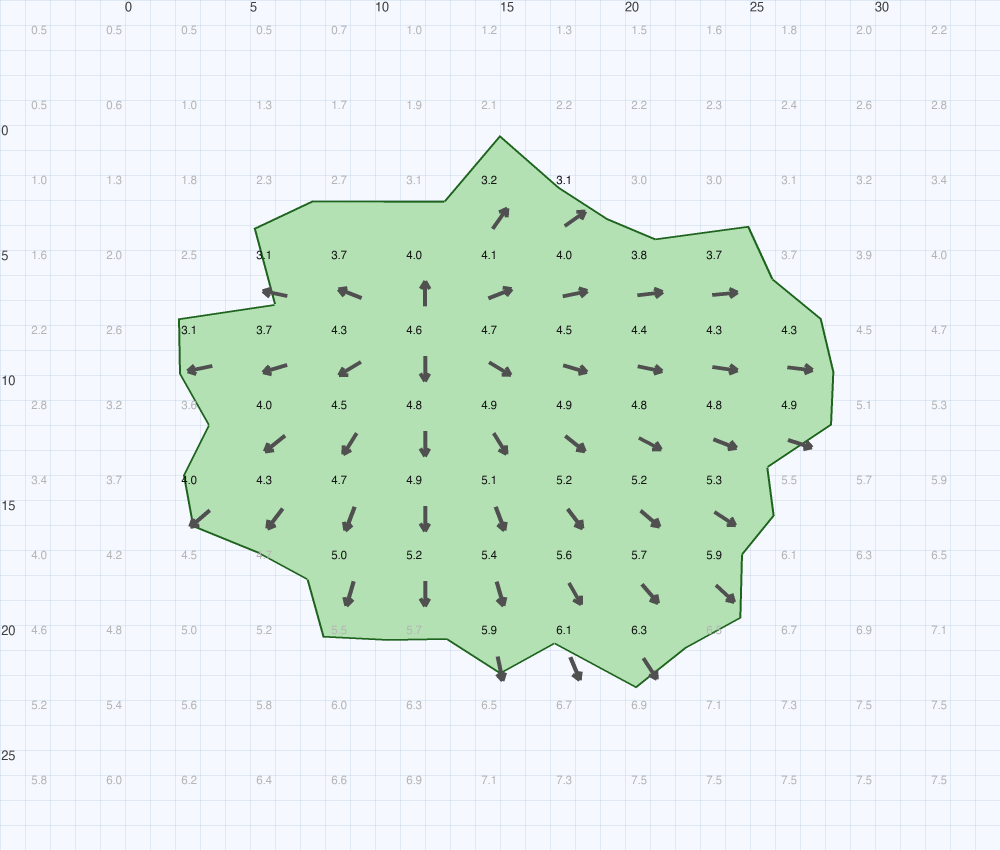
#> input picture tests/fixtures/puttview_clean.png, 3000 x 2550 px (shown at 1/3 size)
$ python -i 02_puttview_ocr.py   (imports and definitions only)
#> lines starting #> are read from the running program, lines starting #| are printed output that depends on the picture; after the words box and inside, x2 and y2 are one past the last pixel; in counts of white or black regions, pixels touching at a corner belong together
#> further down, picture is the input picture: shape (2550, 3000, 3); mean B, G, R 230.5, 238.1, 222.9
"""
02_puttview_ocr.py — PuttView Book OCR Pipeline

Processes scanned PuttView green map pages and extracts numeric elevation
values into per-hole JSON grids.

Each scanned page contains two stacked panels:
  - Top: numeric grid (elevation values + break arrows at every 3-yard point)
  - Bottom: color heat map (used for visual validation only)

Usage:
    python pipeline/02_puttview_ocr.py --course tedesco --scans-dir path/to/scans/
    python pipeline/02_puttview_ocr.py --course tedesco --page path/to/hole_01.png --hole 1

Input:  Scanned PNG pages at 300+ DPI (600 DPI recommended)
Output: courses/<slug>/data/processed/grids/hole_XX_green.json

Dependencies:
    pip install opencv-python pytesseract numpy scipy
    brew install tesseract
"""

import argparse
import json
import re
import sys
from pathlib import Path

import cv2
import numpy as np
import pytesseract
from scipy.ndimage import label

REPO_ROOT = Path(__file__).resolve().parent.parent
TESSERACT_CONFIG = "--psm 7 -c tessedit_char_whitelist=0123456789."


# ---------------------------------------------------------------------------
# Image loading and preprocessing
# ---------------------------------------------------------------------------

# [45 lines left out: functions load_image, crop_to_numeric_panel, to_grayscale, enhance_for_ocr, not called in this run]


# ---------------------------------------------------------------------------
# Green boundary detection
# ---------------------------------------------------------------------------

def detect_green_boundary(image: np.ndarray) -> tuple[np.ndarray, list]:
    """
    Detects the green boundary as the largest closed contour in the image.

    Returns:
        mask: binary mask (255 = inside green)
        contour: the green boundary contour points
    """
    h, w = image.shape[:2]
#> h = 2550; w = 3000

    # Use HSV color segmentation to find the green-filled area.
    # PuttView greens are filled with a clearly green hue (H ~35-85 in OpenCV's 0-179 scale).
    hsv = cv2.cvtColor(image, cv2.COLOR_BGR2HSV)
#> hsv: shape (2550, 3000, 3); mean H, S, V 95.2, 22.6, 243.3
    green_mask_color = cv2.inRange(hsv,
        np.array([30, 15, 100]),   # lower: hue=60°, low sat, bright
        np.array([90, 255, 255])   # upper: hue=180°, any sat, any brightness
    )
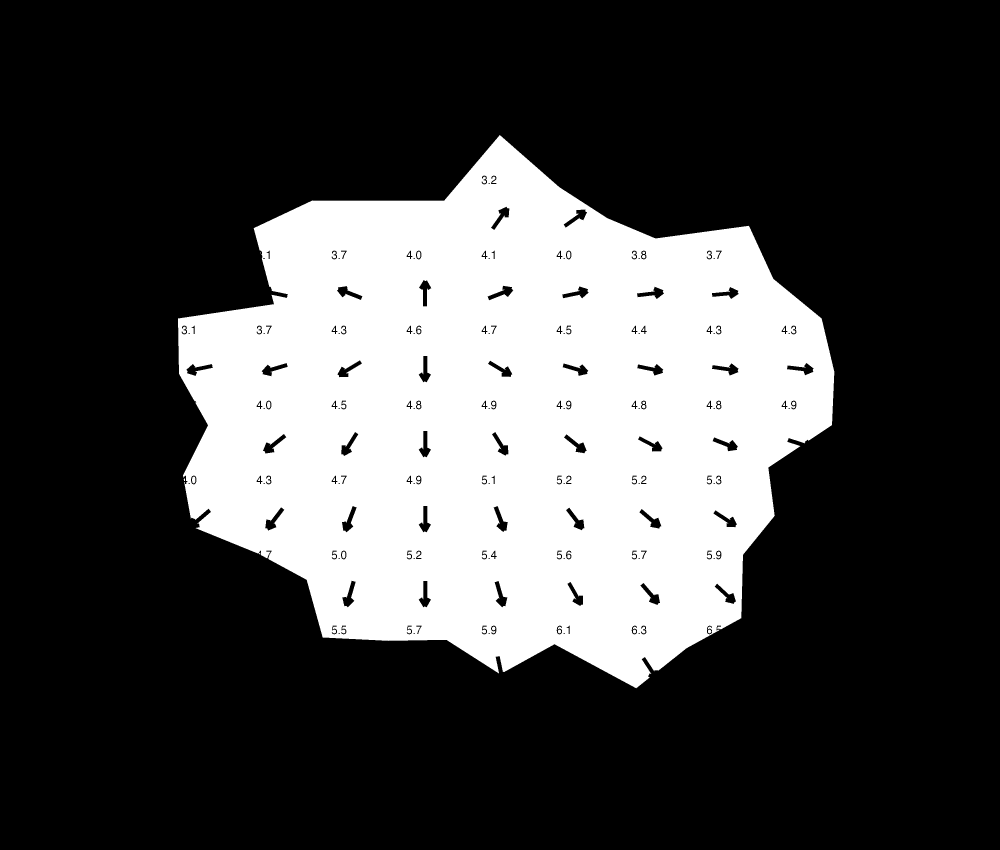
#> green_mask_color: shape (2550, 3000) (shown at 1/3 size); 28% white; 52 white regions (3 under 20 px), largest, box (x1, y1, x2, y2) and area: (534, 405, 2503, 2065) 2142048, (1251, 755, 1261, 775) 172, (1701, 755, 1711, 775) 172

    # Close gaps and fill the interior solidly
    kernel_close = cv2.getStructuringElement(cv2.MORPH_ELLIPSE, (25, 25))
    closed = cv2.morphologyEx(green_mask_color, cv2.MORPH_CLOSE, kernel_close)
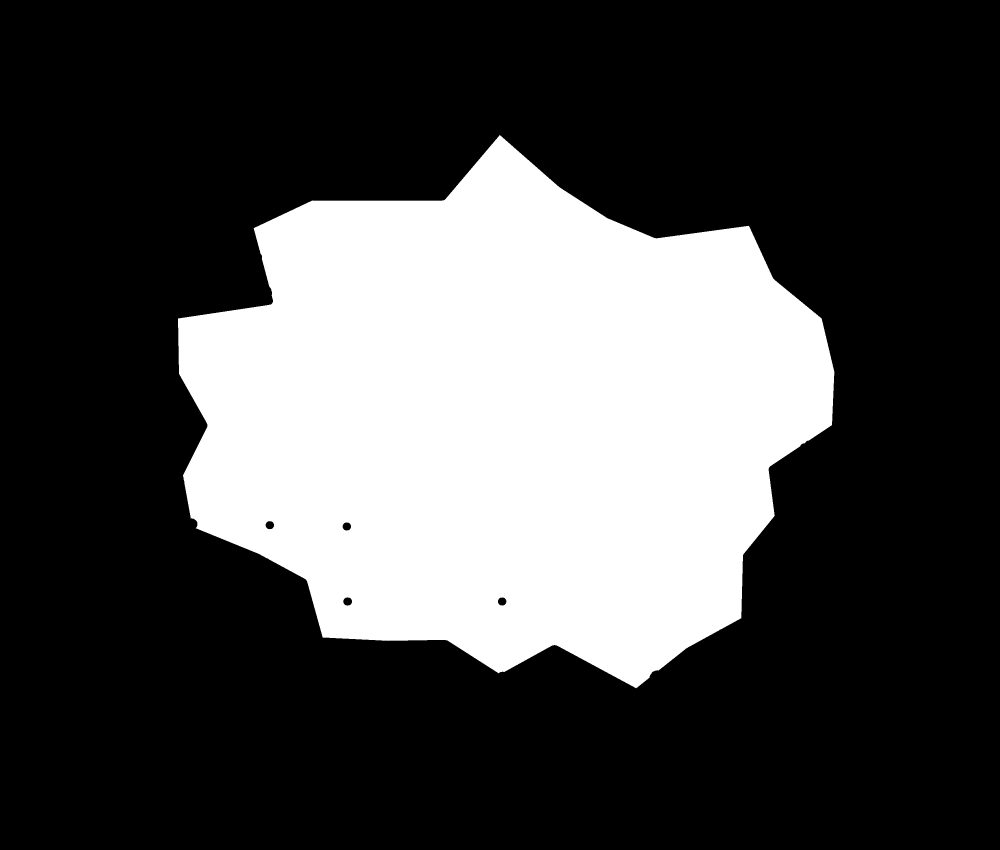
#> closed: shape (2550, 3000) (shown at 1/3 size); 28.9% white; 1 white region, box (x1, y1, x2, y2) and area: (534, 405, 2503, 2065) 2207488

    kernel_dilate = cv2.getStructuringElement(cv2.MORPH_ELLIPSE, (15, 15))
    filled = cv2.dilate(closed, kernel_dilate, iterations=2)
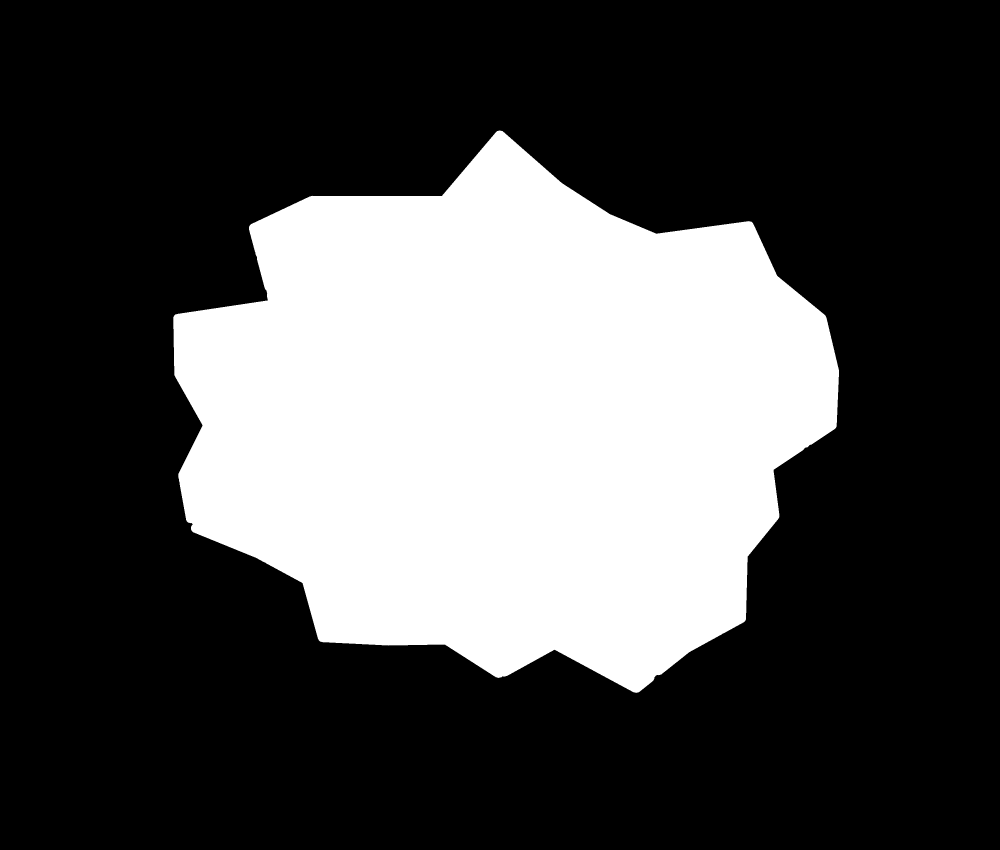
#> filled: shape (2550, 3000) (shown at 1/3 size); 30.1% white; 1 white region

    # Find contours of the filled green region
    contours, _ = cv2.findContours(filled, cv2.RETR_EXTERNAL, cv2.CHAIN_APPROX_SIMPLE)
#> contours = 1 contour; box (x1, y1, x2, y2) and area: (520, 391, 2517, 2079) 2296340

    if not contours:
        raise ValueError("No green region found — check scan quality or color balance")

    # Exclude image-boundary-touching artifacts
    edge_margin = min(h, w) * 0.02
#> edge_margin = 51
    def touches_edge(c):
        x, y, cw, ch = cv2.boundingRect(c)
        return (x < edge_margin or y < edge_margin or
                x + cw > w - edge_margin or y + ch > h - edge_margin)

    min_area = (h * w) * 0.03
#> min_area = 229500
    candidates = [c for c in contours if cv2.contourArea(c) > min_area and not touches_edge(c)]
#> candidates has the same summary as contours

    if not candidates:
        candidates = [max(contours, key=cv2.contourArea)]

    # Pick largest candidate (the green is the dominant colored region)
    green_contour = max(candidates, key=cv2.contourArea)
#> green_contour = contour of 2755 points, box (x1, y1, x2, y2) (520, 391, 2517, 2079), area 2296340

    # Build mask
    mask = np.zeros((h, w), dtype=np.uint8)
    cv2.drawContours(mask, [green_contour], -1, 255, cv2.FILLED)

    return mask, green_contour


# ---------------------------------------------------------------------------
# Scale detection
# ---------------------------------------------------------------------------

# [276 lines left out: functions estimate_scale_from_axis_labels, fallback_scale_from_green, extract_cell_image, ocr_elevation, _parse_elevation_text, process_page and 1 more, not called in this run]


# ---------------------------------------------------------------------------
# Main
# ---------------------------------------------------------------------------

def get_output_dir(slug: str) -> Path:
    return REPO_ROOT / "courses" / slug / "data" / "processed" / "grids"


# [31 lines left out: function main, not called in this run]


# [2 lines not run here, left out]

>>> import cv2
>>> picture = cv2.imread('../tests/fixtures/puttview_clean.png')
>>> result = detect_green_boundary(picture)
